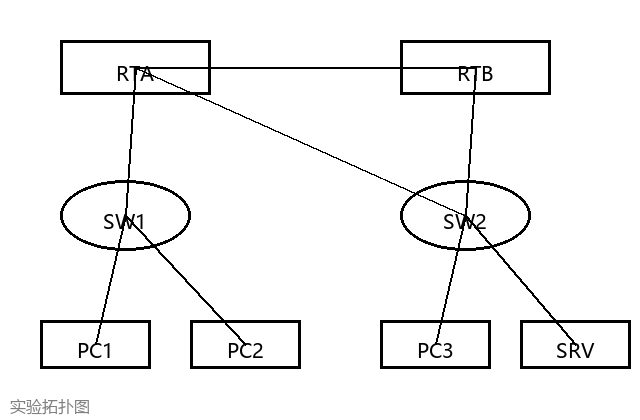
#> input picture server/scripts/fixtures/plagtest_acopy.jpg, 640 x 420 px
$ python graph_extractor.py ../scripts/fixtures/plagtest_acopy.jpg   (older library calls are emulated)
#> lines starting #> are read from the running program, lines starting #| are printed output that depends on the picture; after the words box and inside, x2 and y2 are one past the last pixel; in counts of white or black regions, pixels touching at a corner belong together
### server/detection_service/image_preprocessor.py
"""
Image Preprocessor Module
图像预处理模块 - 提供图像加载、预处理、边缘检测、感知哈希计算等功能
"""

import cv2
import numpy as np
from PIL import Image
import imagehash
from typing import Tuple, Optional


def load_image(path: str) -> Tuple[np.ndarray, np.ndarray]:
    """
    加载图像并返回BGR格式和灰度格式

    支持 RGBA PNG 等 OpenCV 无法直接读取的格式

    Args:
        path: 图像文件路径

    Returns:
        (bgr_image, gray_image): BGR图像和灰度图像
    """
#> called with path = '../scripts/fixtures/plagtest_acopy.jpg'
    # 先用 PIL 读取（支持 RGBA 等格式）
    try:
        pil_img = Image.open(path).convert('RGB')
#> pil_img is the input picture: PIL image 640x420 RGB; min 0, max 255, mean 243.1
        img = cv2.cvtColor(np.array(pil_img), cv2.COLOR_RGB2BGR)
    except Exception as e:
        # 回退到 OpenCV 直接读取
        img = cv2.imread(path)
        if img is None:
            raise ValueError(f"无法加载图像: {path}")

    gray = cv2.cvtColor(img, cv2.COLOR_BGR2GRAY)
    return img, gray


def preprocess(gray: np.ndarray,
               blur_kernel: Tuple[int, int] = (5, 5),
               denoise: bool = True) -> np.ndarray:
    """
    图像预处理：去噪、直方图均衡化

    Args:
        gray: 灰度图像
        blur_kernel: 高斯模糊核大小
        denoise: 是否进行去噪

    Returns:
        预处理后的图像
    """
#> called with blur_kernel = (5, 5), denoise = True
    processed = gray.copy()

    # 高斯去噪
    if denoise:
        processed = cv2.GaussianBlur(processed, blur_kernel, 0)
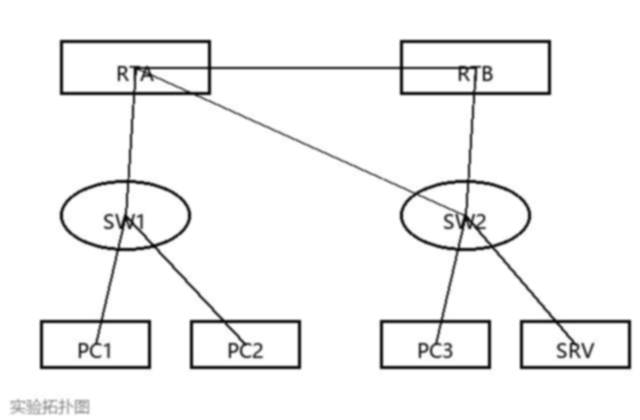
#> processed: shape (420, 640); min 7, max 255, mean 243.1

    # 直方图均衡化
    processed = cv2.equalizeHist(processed)
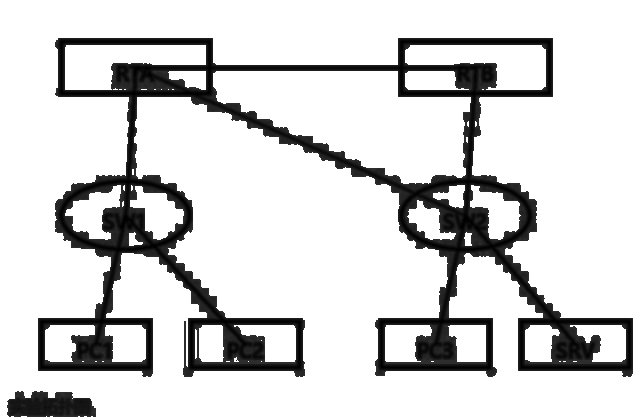
#> processed: shape (420, 640); min 0, max 255, mean 213.9

    return processed


# [32 lines left out: function binarize, not called in this run]


def detect_edges(gray: np.ndarray,
                 low_threshold: int = 50,
                 high_threshold: int = 150,
                 use_canny: bool = True) -> np.ndarray:
    """
    边缘检测

    Args:
        gray: 灰度图像
        low_threshold: Canny低阈值
        high_threshold: Canny高阈值
        use_canny: 是否使用Canny边缘检测

    Returns:
        边缘图像
    """
#> called with low_threshold = 50, high_threshold = 150, use_canny = True
    if use_canny:
        edges = cv2.Canny(gray, low_threshold, high_threshold)
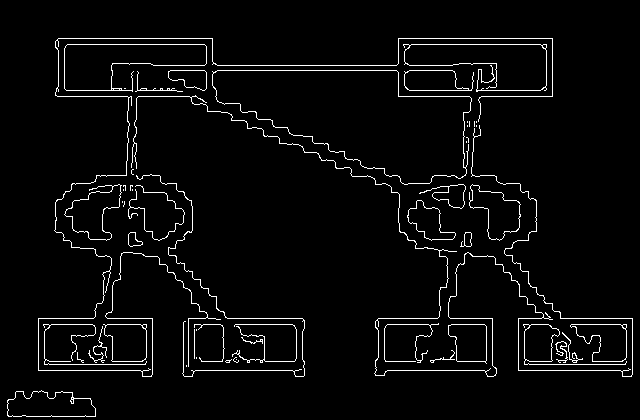
#> edges: shape (420, 640); 3.6% white in thin lines or dots, all inside (x1, y1, x2, y2) = (7, 38, 633, 417)
    else:
        # 使用Sobel算子
        sobelx = cv2.Sobel(gray, cv2.CV_64F, 1, 0, ksize=3)
        sobely = cv2.Sobel(gray, cv2.CV_64F, 0, 1, ksize=3)
        edges = np.uint8(np.sqrt(sobelx**2 + sobely**2))

    return edges


# [160 lines left out: functions compute_phash, compute_dhash, hamming_distance, phash_similarity, enhance_contrast, morphological_cleanup and 2 more, not called in this run]


# 用于测试的主函数
# [25 lines that do not run on import are left out]

### server/detection_service/graph_extractor.py
"""
Graph Extractor Module
图结构提取模块 - 从网络拓扑图图像中提取节点和边
"""

import cv2
import numpy as np
import networkx as nx
from typing import List, Dict, Tuple, Optional, Any
from dataclasses import dataclass, field


@dataclass
class Node:
    """节点数据结构"""
    id: str
    type: str  # 'router', 'switch', 'pc', 'server', 'cloud', 'unknown'
    label: str = ""
    bbox: Tuple[int, int, int, int] = (0, 0, 0, 0)  # (x, y, w, h)
    center: Tuple[int, int] = (0, 0)
    area: int = 0
    confidence: float = 0.0


@dataclass
class Edge:
    """边数据结构"""
    source: str
    target: str
    line_segments: List[Tuple[Tuple[int, int], Tuple[int, int]]] = field(default_factory=list)
    length: float = 0.0


class GraphExtractor:
    """图结构提取器"""

    def __init__(self,
                 min_node_area: int = 200,
                 max_node_area: int = 50000,
                 min_edge_length: int = 20,
                 line_merge_distance: int = 30,
                 text_association_distance: int = 100):
        """
        初始化图结构提取器

        Args:
            min_node_area: 最小节点面积（像素）
            max_node_area: 最大节点面积（像素）
            min_edge_length: 最小边长度
            line_merge_distance: 线段合并距离
            text_association_distance: 文本关联距离
        """
        self.min_node_area = min_node_area
        self.max_node_area = max_node_area
        self.min_edge_length = min_edge_length
        self.line_merge_distance = line_merge_distance
        self.text_association_distance = text_association_distance

    def extract(self,
                gray: np.ndarray,
                edges: np.ndarray,
                ocr_results: List[Dict] = None) -> Dict[str, Any]:
        """
        从图像中提取图结构

        Args:
            gray: 灰度图像
            edges: 边缘图像
            ocr_results: OCR识别结果列表 [{'text': str, 'bbox': [x,y,w,h]}, ...]

        Returns:
            提取结果 {'nodes': [...], 'edges': [...], 'graph': nx.Graph}
        """
        # 1. 检测节点
        nodes = self._detect_nodes(gray, edges)

        # 2. 关联文本标签
        if ocr_results:
            nodes = self._associate_labels(nodes, ocr_results)

        # 3. 检测连接线
        lines = self._detect_lines(edges)

        # 4. 合并相近线段
        merged_lines = self._merge_lines(lines)

        # 5. 构建边
        edge_list = self._build_edges(nodes, merged_lines)

        # 6. 构建NetworkX图
        graph = self._build_graph(nodes, edge_list)

        return {
            'nodes': nodes,
            'edges': edge_list,
            'graph': graph,
            'line_segments': merged_lines
        }

    def _detect_nodes(self, gray: np.ndarray, edges: np.ndarray) -> List[Node]:
        """
        检测节点（网络设备图标）

        通过轮廓检测和形状分析识别设备图标
        """
        # 使用边缘图像进行轮廓检测
        contours, _ = cv2.findContours(edges, cv2.RETR_EXTERNAL, cv2.CHAIN_APPROX_SIMPLE)
#> contours = 54 contours, 33 with area under 20; largest, box (x1, y1, x2, y2) and area: (212, 70, 472, 185) 18034, (64, 44, 207, 92) 4096, (7, 390, 96, 417) 1812, (64, 184, 122, 241) 1616, (469, 184, 521, 241) 1528

        nodes = []
        node_id = 0

        for contour in contours:
            area = cv2.contourArea(contour)

            # 过滤面积范围
            if area < self.min_node_area or area > self.max_node_area:
                continue

            # 获取边界框
            x, y, w, h = cv2.boundingRect(contour)

            # 计算长宽比
            aspect_ratio = float(w) / h if h > 0 else 0

            # 过滤极端长宽比（可能是线段而非节点）
            if aspect_ratio < 0.2 or aspect_ratio > 5:
                continue

            # 计算凸包面积与轮廓面积比（用于判断形状复杂度）
            hull = cv2.convexHull(contour)
            hull_area = cv2.contourArea(hull)
            solidity = float(area) / hull_area if hull_area > 0 else 0

            # 计算圆形度
            perimeter = cv2.arcLength(contour, True)
            circularity = 4 * np.pi * area / (perimeter * perimeter) if perimeter > 0 else 0

            # 判断节点类型
            node_type = self._classify_node(aspect_ratio, circularity, solidity)

            # 计算中心点
            center_x = x + w // 2
            center_y = y + h // 2

            node = Node(
                id=f"n{node_id}",
                type=node_type,
                bbox=(x, y, w, h),
                center=(center_x, center_y),
                area=area,
                confidence=min(solidity, circularity)
            )
            nodes.append(node)
            node_id += 1
#> this loop made 54 passes
#> (area, x, y, w, h, aspect_ratio, hull_area, solidity) on passes 1, 15, 16, 17, 20, 27, 33, 34: (1812, 7, 390, 89, 27, 3.3, 2045, 0.886), (1362, 570, 324, 57, 38, 1.5, 1680.5, 0.81), (1027, 523, 324, 104, 41, 2.54, 2656.5, 0.387), (1206, 448, 324, 39, 40, 0.975, 1319, 0.914), (1333, 103, 324, 44, 38, 1.16, 1454.5, 0.916), (933.5, 407, 200, 49, 41, 1.2, 1211.5, 0.771), (1528.5, 469, 184, 52, 57, 0.912, 1993.5, 0.767), (453, 419, 184, 47, 25, 1.88, 687.5, 0.659)
#> after the loop, node_id = 13; nodes = 13 items

        return nodes

    def _classify_node(self, aspect_ratio: float, circularity: float, solidity: float) -> str:
        """
        根据形状特征分类节点类型

        Args:
            aspect_ratio: 长宽比
            circularity: 圆形度
            solidity: 实心度

        Returns:
            节点类型
        """
        # 圆形设备（如集线器）
        if circularity > 0.8:
            return 'hub'

        # 接近正方形（如交换机、路由器）
        if 0.6 < aspect_ratio < 1.7 and solidity > 0.85:
            return 'switch'

        # 长方形（如PC）
        if aspect_ratio > 1.5:
            return 'pc'

        # 瘦高形（如服务器）
        if aspect_ratio < 0.7:
            return 'server'

        # 菱形（如路由器，某些绘图风格）
        if 0.3 < circularity < 0.6:
            return 'router'

        # 云形状（复杂形状，低solidity）
        if solidity < 0.7:
            return 'cloud'

        return 'unknown'

    # [38 lines left out: function _associate_labels, not called in this run]

    def _detect_lines(self, edges: np.ndarray) -> List[Tuple[Tuple[int, int], Tuple[int, int]]]:
        """
        使用Hough变换检测直线

        Args:
            edges: 边缘图像

        Returns:
            线段列表 [((x1, y1), (x2, y2)), ...]
        """
        # 使用概率Hough变换检测线段
        lines = cv2.HoughLinesP(
            edges,
            rho=1,
            theta=np.pi/180,
            threshold=50,
            minLineLength=self.min_edge_length,
            maxLineGap=10
        )
#> lines = 91 rows, first 6: [376, 370, 496, 370], [560, 318, 632, 318], [38, 324, 152, 324], [398, 38, 552, 38], [481, 96, 552, 96], [398, 90, 552, 90]

        if lines is None:
            return []

        # 转换为线段格式
        line_segments = []
        for line in lines:
            x1, y1, x2, y2 = line[0]
            line_segments.append(((x1, y1), (x2, y2)))
#> this loop made 91 passes
#> after the loop, line_segments = 91 items

        return line_segments

    def _merge_lines(self, lines: List[Tuple[Tuple[int, int], Tuple[int, int]]]) -> List[Tuple[Tuple[int, int], Tuple[int, int]]]:
        """
        合并相近的线段

        Args:
            lines: 线段列表

        Returns:
            合并后的线段列表
        """
        if not lines:
            return []

        merged = []
        used = set()

        for i, line1 in enumerate(lines):
            if i in used:
                continue

            (x1, y1), (x2, y2) = line1
            current_line = [x1, y1, x2, y2]

            for j, line2 in enumerate(lines):
                if j <= i or j in used:
                    continue

                (x3, y3), (x4, y4) = line2

                # 检查线段是否接近
                if self._lines_are_close(current_line, (x3, y3, x4, y4)):
                    # 合并线段
                    current_line = self._extend_line(current_line, (x3, y3, x4, y4))
                    used.add(j)

            merged.append(((int(current_line[0]), int(current_line[1])),
                          (int(current_line[2]), int(current_line[3]))))
#> this loop made 91 passes
#> line1 on passes 2 to 9: ((560, 318), (632, 318)), ((38, 324), (152, 324)), ((398, 38), (552, 38)), ((481, 96), (552, 96)), ((398, 90), (552, 90)), ((217, 65), (396, 65)), ((55, 44), (212, 44)), ((457, 361), (492, 361))

        return merged

    def _lines_are_close(self, line1: List[int], line2: Tuple[int, int, int, int], threshold: float = None) -> bool:
        """
        判断两条线段是否接近
        """
        if threshold is None:
            threshold = self.line_merge_distance

        x1, y1, x2, y2 = line1
        x3, y3, x4, y4 = line2

        # 计算端点之间的最小距离
        dist1 = min(np.sqrt((x1-x3)**2 + (y1-y3)**2),
                   np.sqrt((x1-x4)**2 + (y1-y4)**2),
                   np.sqrt((x2-x3)**2 + (y2-y3)**2),
                   np.sqrt((x2-x4)**2 + (y2-y4)**2))

        return dist1 < threshold

    def _extend_line(self, line1: List[int], line2: Tuple[int, int, int, int]) -> List[int]:
        """
        扩展线段以包含另一条线段
        """
        points = [
            (line1[0], line1[1]),
            (line1[2], line1[3]),
            (line2[0], line2[1]),
            (line2[2], line2[3])
        ]

        # 找到最远的两点作为新线段
        max_dist = 0
        best_pair = (0, 1)

        for i in range(len(points)):
            for j in range(i+1, len(points)):
                dist = np.sqrt((points[i][0]-points[j][0])**2 +
                              (points[i][1]-points[j][1])**2)
                if dist > max_dist:
                    max_dist = dist
                    best_pair = (i, j)

        return [points[best_pair[0]][0], points[best_pair[0]][1],
                points[best_pair[1]][0], points[best_pair[1]][1]]

    def _build_edges(self, nodes: List[Node], lines: List[Tuple[Tuple[int, int], Tuple[int, int]]]) -> List[Edge]:
        """
        根据线段和节点构建边

        Args:
            nodes: 节点列表
            lines: 线段列表

        Returns:
            边列表
        """
        edges = []

        # 为每个节点创建扩展区域（用于判断线段端点是否在节点内）
        node_regions = []
        for node in nodes:
            x, y, w, h = node.bbox
            # 扩展边界框以容纳接近节点的端点
            padding = max(w, h) // 4
            node_regions.append({
                'node': node,
                'bounds': (x - padding, y - padding, x + w + padding, y + h + padding)
            })
#> this loop made 13 passes

        # 检查每条线段的端点是否在节点区域内
        for line in lines:
            (x1, y1), (x2, y2) = line

            source_node = None
            target_node = None

            for region in node_regions:
                bx1, by1, bx2, by2 = region['bounds']

                # 检查起点
                if source_node is None and bx1 <= x1 <= bx2 and by1 <= y1 <= by2:
                    source_node = region['node']

                # 检查终点
                if target_node is None and bx1 <= x2 <= bx2 and by1 <= y2 <= by2:
                    target_node = region['node']

            # 如果两端都在节点内，创建边
            if source_node and target_node and source_node.id != target_node.id:
                # 检查是否已存在相同边
                existing = [e for e in edges if
                           (e.source == source_node.id and e.target == target_node.id) or
                           (e.source == target_node.id and e.target == source_node.id)]

                if not existing:
                    edge = Edge(
                        source=source_node.id,
                        target=target_node.id,
                        line_segments=[line],
                        length=np.sqrt((x2-x1)**2 + (y2-y1)**2)
                    )
                    edges.append(edge)
                else:
                    # 添加线段到现有边
                    existing[0].line_segments.append(line)
#> this loop made 29 passes
#> line on passes 1 to 8: ((632, 364), (375, 362)), ((632, 318), (518, 362)), ((38, 318), (152, 374)), ((55, 44), (552, 95)), ((552, 96), (108, 185)), ((152, 370), (38, 362)), ((56, 89), (291, 144)), ((111, 88), (211, 38))

        return edges

    def _build_graph(self, nodes: List[Node], edges: List[Edge]) -> nx.Graph:
        """
        构建NetworkX图对象

        Args:
            nodes: 节点列表
            edges: 边列表

        Returns:
            NetworkX图对象
        """
        G = nx.Graph()

        # 添加节点
        for node in nodes:
            G.add_node(node.id,
                      type=node.type,
                      label=node.label,
                      bbox=node.bbox,
                      center=node.center)

        # 添加边
        for edge in edges:
            G.add_edge(edge.source, edge.target, weight=edge.length)
#> this loop made 6 passes
#| 检测到 13 个节点
#| 检测到 6 条边
#> the loop `for node in result['nodes']:` made 13 passes
#|   节点: n0, 类型: pc, 标签:
#|   节点: n1, 类型: router, 标签:
#|   节点: n2, 类型: pc, 标签:
#|   节点: n3, 类型: switch, 标签:
#|   节点: n4, 类型: switch, 标签:
#> (further printed lines are left out)

        return G


def visualize_extraction(image: np.ndarray,
                        nodes: List[Node],
                        edges: List[Edge],
                        output_path: str = None) -> np.ndarray:
    """
    可视化提取结果

    Args:
        image: 原始图像
        nodes: 节点列表
        edges: 边列表
        output_path: 输出路径（可选）

    Returns:
        可视化结果图像
    """
    result = image.copy()

    # 绘制节点
    colors = {
        'router': (0, 0, 255),      # 红色
        'switch': (0, 255, 0),       # 绿色
        'pc': (255, 0, 0),           # 蓝色
        'server': (255, 255, 0),     # 青色
        'hub': (255, 0, 255),        # 紫色
        'cloud': (0, 255, 255),      # 黄色
        'unknown': (128, 128, 128)   # 灰色
    }

    for node in nodes:
        x, y, w, h = node.bbox
        color = colors.get(node.type, (128, 128, 128))

        # 绘制边界框
        cv2.rectangle(result, (x, y), (x+w, y+h), color, 2)

        # 绘制中心点
        cv2.circle(result, node.center, 5, color, -1)

        # 绘制标签
        if node.label:
            cv2.putText(result, node.label, (x, y-5),
                       cv2.FONT_HERSHEY_SIMPLEX, 0.5, color, 1)

        # 绘制节点ID
        cv2.putText(result, node.id, (x+w+5, y+h//2),
                   cv2.FONT_HERSHEY_SIMPLEX, 0.4, (0, 0, 0), 1)
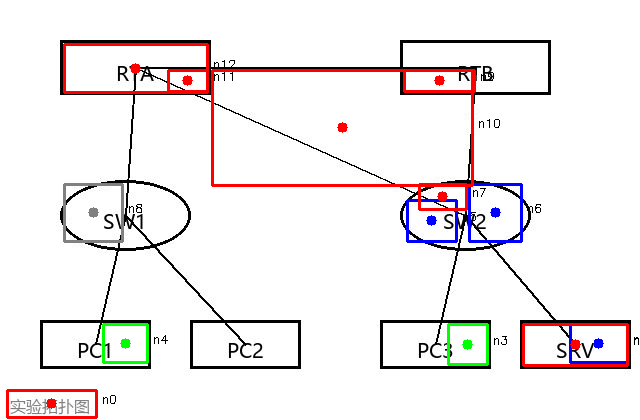
#> result: shape (420, 640, 3); 3.84% of pixels changed, all inside (x1, y1, x2, y2) = (6, 43, 639, 419)

    # 绘制边
    for edge in edges:
        for segment in edge.line_segments:
            (x1, y1), (x2, y2) = segment
            cv2.line(result, (x1, y1), (x2, y2), (0, 255, 255), 2)
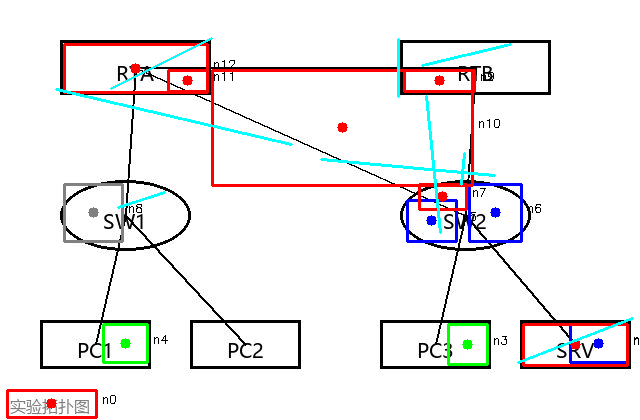
#> result: shape (420, 640, 3); 1.07% of pixels changed, all inside (x1, y1, x2, y2) = (55, 37, 634, 364)

    # 保存结果
    if output_path:
        cv2.imwrite(output_path, result)

    return result


# 测试代码
if __name__ == "__main__":
    import sys
    from image_preprocessor import load_image, detect_edges, preprocess

    if len(sys.argv) > 1:
        image_path = sys.argv[1]
        print(f"处理图像: {image_path}")

        # 加载图像
        img, gray = load_image(image_path)

        # 预处理
        processed = preprocess(gray)

        # 边缘检测
        edges = detect_edges(processed)

        # 提取图结构
        extractor = GraphExtractor()
        result = extractor.extract(gray, edges)

        print(f"检测到 {len(result['nodes'])} 个节点")
        print(f"检测到 {len(result['edges'])} 条边")

        for node in result['nodes']:
            print(f"  节点: {node.id}, 类型: {node.type}, 标签: {node.label}")

        # 可视化
        output_path = image_path.replace('.', '_extracted.')
        visualize_extraction(img, result['nodes'], result['edges'], output_path)
        print(f"可视化结果已保存到: {output_path}")
